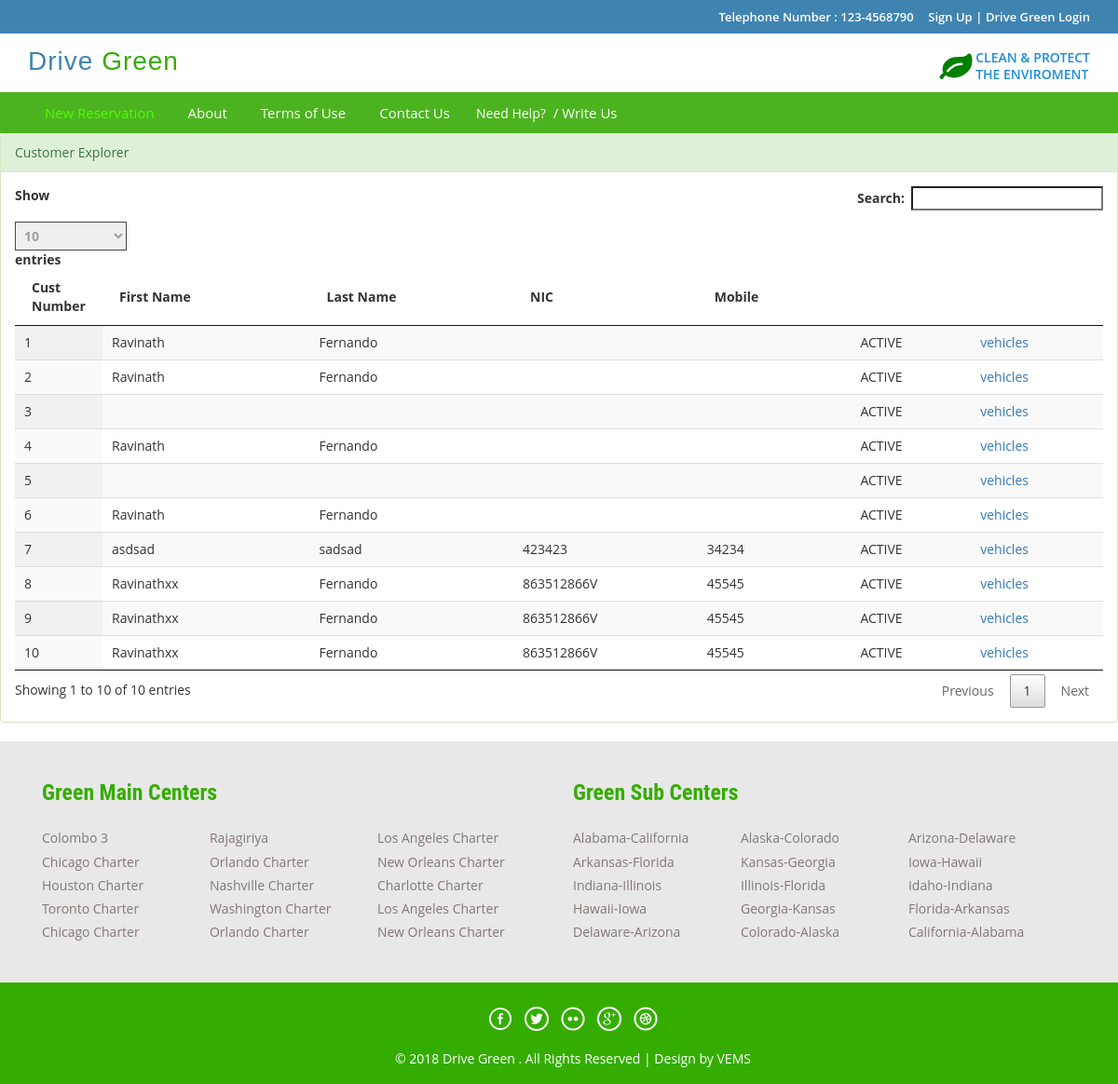
/index.php/customer_controller/explorer, run on an earlier commit of the app's database.
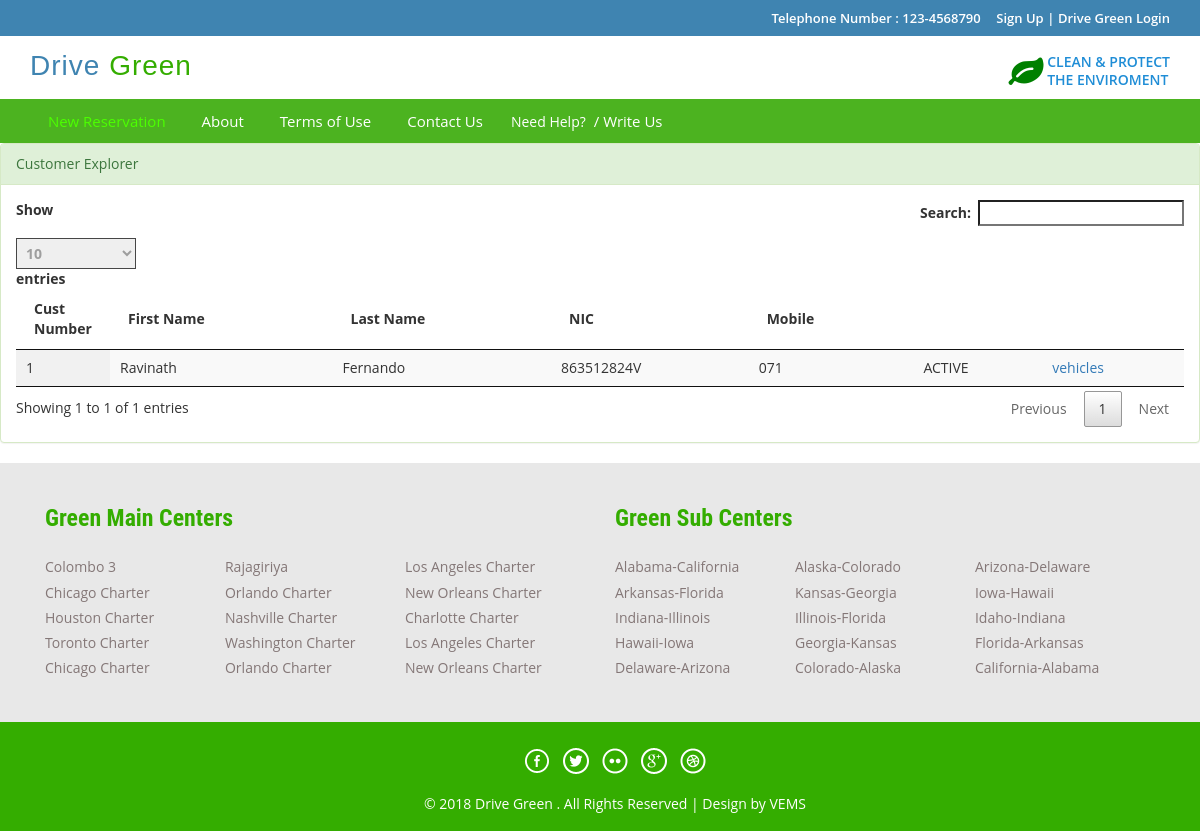
And on a later commit of the database.
### tables this page shows
CREATE TABLE `dg_customer` (
  `id` int(5) NOT NULL AUTO_INCREMENT,
  `first_name` varchar(50) DEFAULT NULL,
  `last_name` varchar(50) DEFAULT NULL,
  `nic` varchar(12) DEFAULT NULL,
  `pword` text,
  `mobile_number` varchar(10) DEFAULT NULL,
  `address` varchar(50) DEFAULT NULL,
  `email` varchar(50) DEFAULT NULL,
  `status_code` varchar(10) DEFAULT 'ACTIVE',
  `role_code` varchar(10) DEFAULT 'CUSTOMER',
  `created_datetime` timestamp NULL DEFAULT CURRENT_TIMESTAMP,
  `created_user` int(5) DEFAULT '0',
  PRIMARY KEY (`id`)
);

### application/controllers/Customer_Controller.php (called while the page is built, shortened)
<?php
class Customer_Controller extends CI_Controller {
    public function explorer() {
        $this->load->model(array('Customer'));
        $customer = new Customer();
        $data['customerList'] = $customer->get();
        $this->load->view('customer_explorer', $data);
    }
}

### index.php (called while the page is built, shortened)
<?php
require_once BASEPATH.'core/CodeIgniter.php';

### application/core/my_model.php (called while the page is built, shortened)
<?php
class MY_Model extends CI_Model{
    public function get($limit=0,$offset = 0) {
        if($limit){
            $query = $this->db->get($this::DB_TABLE,$limit,$offset);
        }else{
            $query = $this->db->get($this::DB_TABLE);
        }
        $ret_val = array();
        foreach ($query->result() as $row) {
            $model = new $class;
            $model->populate($row);
            $ret_val[$row->{$this::DB_TABLE_PK}] = $model;
        }
        return $ret_val;
    }
}

### application/views/customer_explorer.php (the view, shortened to what this page needs)
<!DOCTYPE HTML>
<html>
    <head>
    </head>
    <body>
        <div class="top-header">
        </div>
        <div class="header">
        </div>
        <div class="footer-btm wow fadeInLeft animated" data-wow-delay=".5s">
            <div class="container">
                <div class="navigation">
                    <nav class="navbar navbar-default">
                        <div class="collapse navbar-collapse nav-wil" id="bs-example-navbar-collapse-1">
                            <nav class="cl-effect-1">
                            </nav>
                        </div>
                    </nav>
                </div>
            </div>
        </div>
        <div class="row">
            <div class="col-md-12">
                <div class="panel panel-success">
                    <div class="panel-heading ">Customer Explorer</div>
                    <div class="panel-body">
                        <table id="example" class="display" cellspacing="0" width="100%">
                            <thead>
                                <tr>
                                    <th style="width: 2%">Cust Number</th>
                                    <th>First Name</th>
                                    <th>Last Name</th>
                                    <th>NIC</th>
                                    <th>Mobile</th>
                                    <th></th>
                                    <th></th>
                                </tr>
                            </thead>
                            <tbody>
                                <?php foreach ($customerList as $value) { ?>
                                    <tr>
                                        <td><?= $value->id ?></td>
                                        <td><?= $value->first_name ?></td>
                                        <td><?= $value->last_name ?></td>
                                        <td><?= $value->nic ?></td>
                                        <td><?= $value->mobile_number ?></td>
                                        <td><?= $value->status_code ?></td>
                                        <td><a href="<?php echo site_url('Vehicle_Controller/getCustomerVehicle') ?>?id=<?= $value->id ?>">vehicles</a></td>
                                    </tr>
                                <?php }
                                ?>
                            </tbody>
                        </table>
                    </div>
                </div>
                <link href="css/jquery.dataTables.min.css" rel="stylesheet" type="text/css"/>
            </div>
        </div>
        <div class="footer-top">
            <div class="container">
            </div>
        </div>
        <div class="copy-right">
            <div class="container">
            </div>
        </div>
    </body>
</html>

What changed in the data, as far as the page shows it:
removed dg_customer: id "2", first_name "Ravinath", last_name "Fernando", status_code "ACTIVE"
removed dg_customer: id "3", status_code "ACTIVE"
removed dg_customer: id "4", first_name "Ravinath", last_name "Fernando", status_code "ACTIVE"
removed dg_customer: id "5", status_code "ACTIVE"
removed dg_customer: id "6", first_name "Ravinath", last_name "Fernando", status_code "ACTIVE"
removed dg_customer: id "7", first_name "asdsad", last_name "sadsad", nic "423423", mobile_number "34234", status_code "ACTIVE"
removed dg_customer: id "8", first_name "Ravinathxx", last_name "Fernando", nic "863512866V", mobile_number "45545", status_code "ACTIVE"
removed dg_customer: id "9", first_name "Ravinathxx", last_name "Fernando", nic "863512866V", mobile_number "45545", status_code "ACTIVE"
removed dg_customer: id "10", first_name "Ravinathxx", last_name "Fernando", nic "863512866V", mobile_number "45545", status_code "ACTIVE"
changed dg_customer "Ravinath": nic (not shown) → "863512824V"; mobile_number (not shown) → "071"
Also different on the page:
text written by a page script: "Show entries Search: Showing 1 to 10 of 10 entries Previous 1 Next" → "Show entries Search: Showing 1 to 1 of 1 entries Previous 1 Next"
